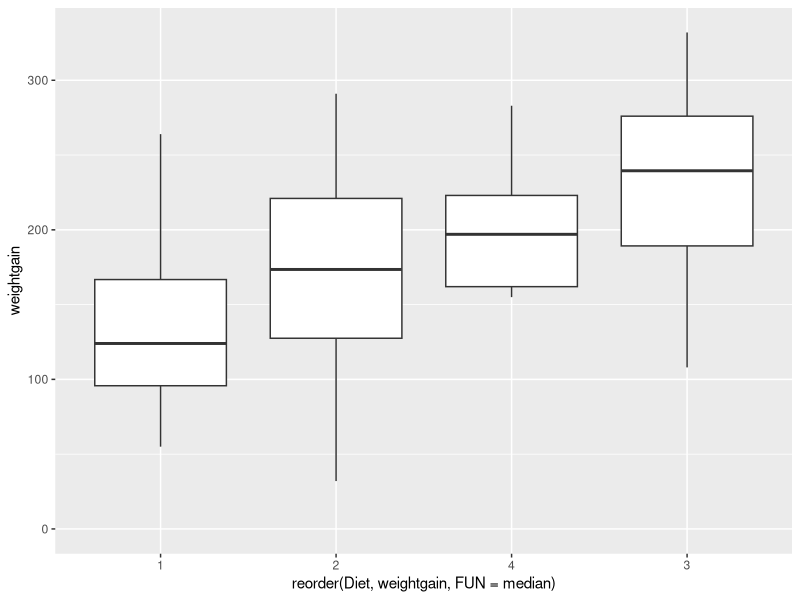
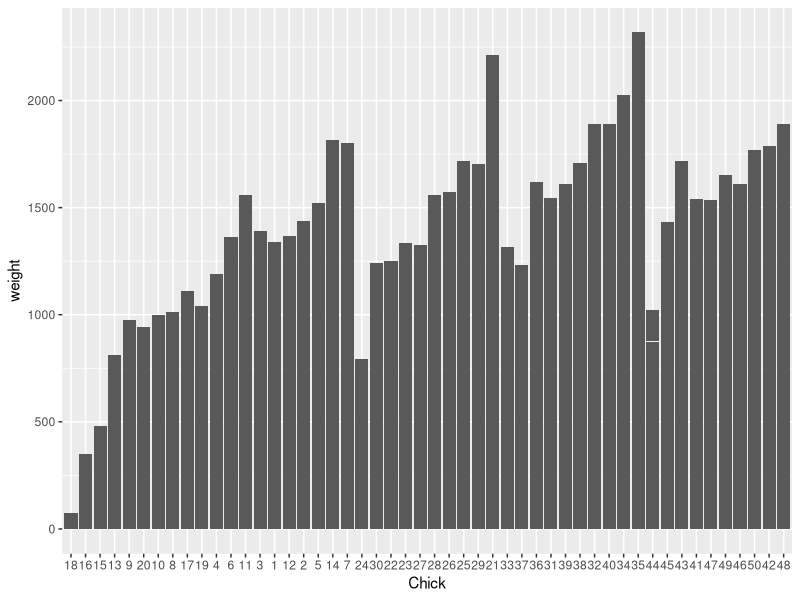

These figures' R source, in order: (Note: this script raises an error after producing the figures.)
## ---- chunk 1
library(datasets)
library(dplyr)
library(ggplot2)
?ChickWeight
## ---- chunk 2
weight0 <- ChickWeight %>%
  group_by(Diet) %>%
  summarize(avg = mean(weight), sd= sd(weight))
  

print(weight0)
## ---- chunk 3
complete <- ChickWeight %>%
  group_by(Chick) %>%
  mutate(num_measurements=n()) %>%
  filter(num_measurements > 11)

# complete <- ungroup(complete) ...based off of piazza i don't think we need to ungroup here 
print(head(complete,3))

## ---- chunk 4

complete <- ungroup(complete)
foo <- complete %>%
  group_by(Chick) %>%
  mutate(weightgain = weight - weight[Time == 0.0])

print(head(foo, 3))

## ---- chunk 5

foo2 <- foo %>% filter(Time == 21)

p <- ggplot(foo2, aes(x=reorder(Diet, weightgain, FUN = median), y=weightgain)) + geom_boxplot() + expand_limits(y=0)

print(p) 
## ---- chunk 6
# Numerical Analysis
foo3 <- foo2 %>%
  arrange(weightgain)

least_weight_gained <- head(foo3, 1)
most_weight_gained <- tail(foo3,1) 
print(least_weight_gained)
print(most_weight_gained)

# Graphical Analysis

p<-ggplot(data=ChickWeight, aes(x=Chick, y=weight)) +
  geom_bar(stat="identity")
print(p)
## ---- chunk 7



lil_peep <- ChickWeight %>%
  group_by(Chick) %>%
  mutate(least_weight = min(weight)) %>%
  filter(least_weight == weight) %>%
  arrange(desc())

print(lil_peep)
